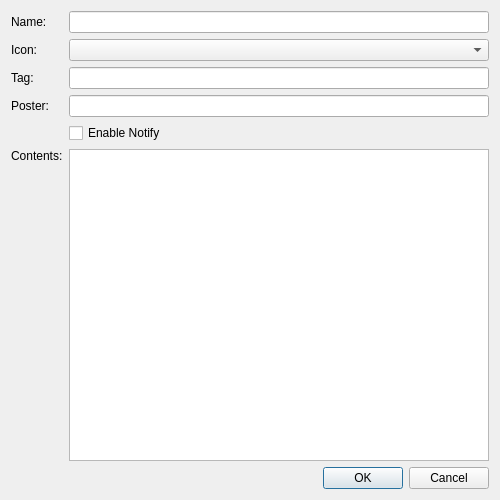
<?xml version="1.0" encoding="UTF-8"?>
<ui version="4.0">
 <class>FilterPropertiesDialog</class>
 <widget class="QDialog" name="FilterPropertiesDialog">
  <property name="geometry">
   <rect>
    <x>0</x>
    <y>0</y>
    <width>500</width>
    <height>500</height>
   </rect>
  </property>
  <property name="windowTitle">
   <string>Filter Properties</string>
  </property>
  <layout class="QGridLayout" name="gridLayout">
   <item row="1" column="1">
    <widget class="QComboBox" name="iconComboBox"/>
   </item>
   <item row="3" column="0">
    <widget class="QLabel" name="posterLabel">
     <property name="text">
      <string>Poster:</string>
     </property>
    </widget>
   </item>
   <item row="3" column="1">
    <widget class="QLineEdit" name="posterLineEdit"/>
   </item>
   <item row="2" column="0">
    <widget class="QLabel" name="tagLabel">
     <property name="text">
      <string>Tag:</string>
     </property>
    </widget>
   </item>
   <item row="5" column="1" rowspan="2">
    <widget class="QListWidget" name="contentsListWidget">
     <property name="uniformItemSizes">
      <bool>true</bool>
     </property>
     <property name="sortingEnabled">
      <bool>true</bool>
     </property>
    </widget>
   </item>
   <item row="0" column="0">
    <widget class="QLabel" name="nameLabel">
     <property name="text">
      <string>Name:</string>
     </property>
    </widget>
   </item>
   <item row="1" column="0">
    <widget class="QLabel" name="iconLabel">
     <property name="text">
      <string>Icon:</string>
     </property>
    </widget>
   </item>
   <item row="5" column="0">
    <widget class="QLabel" name="contentsLabel">
     <property name="text">
      <string>Contents:</string>
     </property>
    </widget>
   </item>
   <item row="2" column="1">
    <widget class="QLineEdit" name="tagLineEdit"/>
   </item>
   <item row="6" column="0">
    <spacer name="verticalSpacer">
     <property name="orientation">
      <enum>Qt::Vertical</enum>
     </property>
     <property name="sizeHint" stdset="0">
      <size>
       <width>20</width>
       <height>123</height>
      </size>
     </property>
    </spacer>
   </item>
   <item row="10" column="0" colspan="2">
    <widget class="QDialogButtonBox" name="buttonBox">
     <property name="orientation">
      <enum>Qt::Horizontal</enum>
     </property>
     <property name="standardButtons">
      <set>QDialogButtonBox::Cancel|QDialogButtonBox::Ok</set>
     </property>
    </widget>
   </item>
   <item row="0" column="1">
    <widget class="QLineEdit" name="nameLineEdit"/>
   </item>
   <item row="4" column="1">
    <widget class="QCheckBox" name="enableNotifyCheckBox">
     <property name="text">
      <string>Enable Notify</string>
     </property>
    </widget>
   </item>
  </layout>
 </widget>
 <tabstops>
  <tabstop>nameLineEdit</tabstop>
  <tabstop>iconComboBox</tabstop>
  <tabstop>tagLineEdit</tabstop>
  <tabstop>posterLineEdit</tabstop>
  <tabstop>enableNotifyCheckBox</tabstop>
  <tabstop>contentsListWidget</tabstop>
  <tabstop>buttonBox</tabstop>
 </tabstops>
 <resources/>
 <connections>
  <connection>
   <sender>buttonBox</sender>
   <signal>accepted()</signal>
   <receiver>FilterPropertiesDialog</receiver>
   <slot>accept()</slot>
   <hints>
    <hint type="sourcelabel">
     <x>248</x>
     <y>254</y>
    </hint>
    <hint type="destinationlabel">
     <x>157</x>
     <y>274</y>
    </hint>
   </hints>
  </connection>
  <connection>
   <sender>buttonBox</sender>
   <signal>rejected()</signal>
   <receiver>FilterPropertiesDialog</receiver>
   <slot>reject()</slot>
   <hints>
    <hint type="sourcelabel">
     <x>316</x>
     <y>260</y>
    </hint>
    <hint type="destinationlabel">
     <x>286</x>
     <y>274</y>
    </hint>
   </hints>
  </connection>
 </connections>
</ui>
